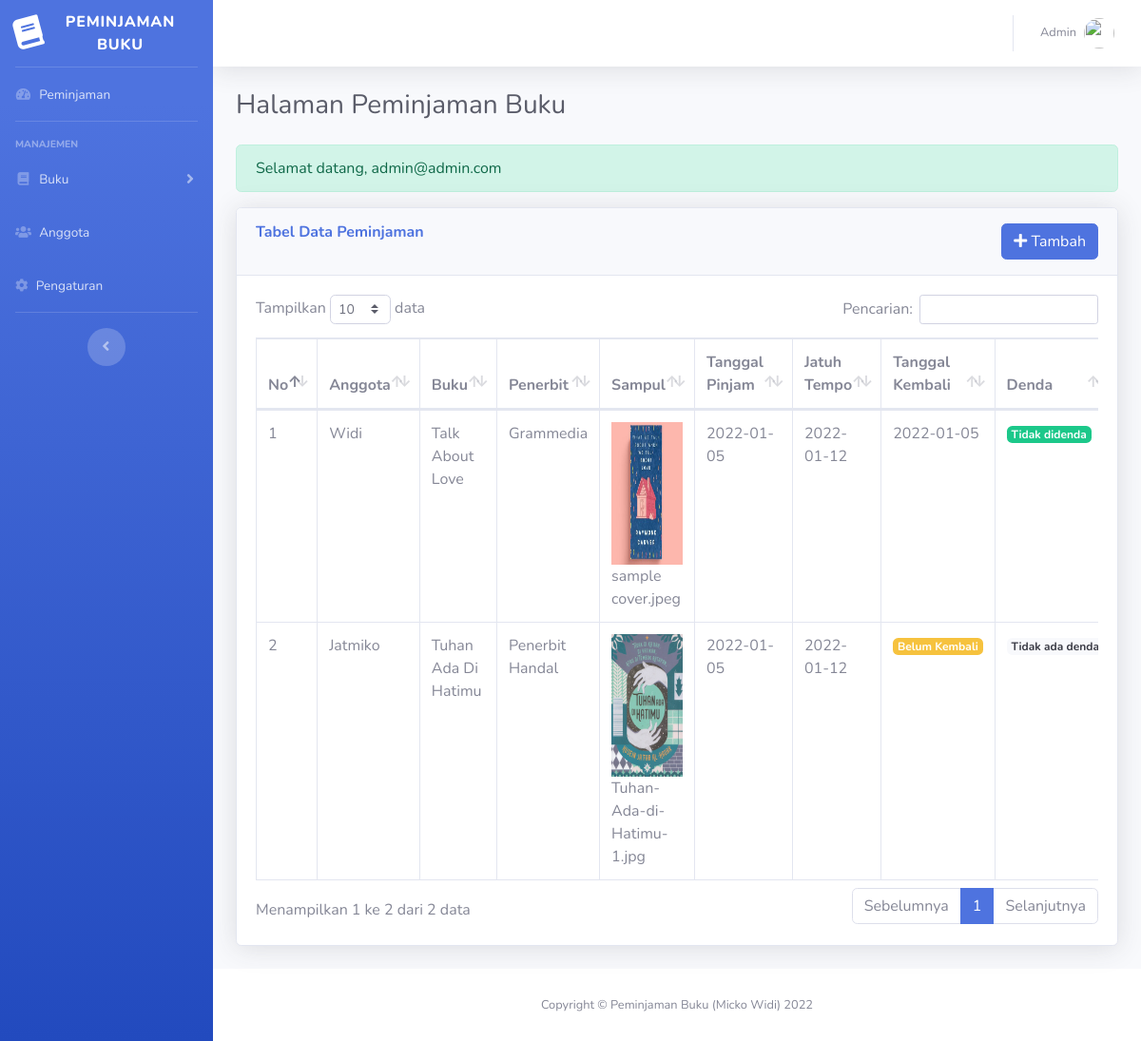
The page /view/peminjaman/index.php (signed in) on the database its author committed.
### tables this page shows
CREATE TABLE `peminjaman` (
  `id` int(11) NOT NULL,
  `id_member` int(11) DEFAULT NULL,
  `id_book` int(11) DEFAULT NULL,
  `borrow_date` date DEFAULT NULL,
  `return_date` date DEFAULT NULL,
  `returned_date` date DEFAULT NULL,
  `charge` int(11) DEFAULT NULL
);

CREATE TABLE `member` (
  `id` int(11) NOT NULL,
  `name` varchar(255) DEFAULT NULL,
  `id_number` varchar(255) DEFAULT NULL,
  `domicile` varchar(255) DEFAULT NULL,
  `datebirth` date DEFAULT NULL
);

CREATE TABLE `book` (
  `id` int(11) NOT NULL,
  `title` varchar(255) DEFAULT NULL,
  `author` varchar(255) DEFAULT NULL,
  `image` varchar(255) DEFAULT NULL,
  `id_publisher` int(11) DEFAULT NULL
);

CREATE TABLE `publisher` (
  `id` int(11) NOT NULL,
  `name` varchar(255) DEFAULT NULL
);

### view/peminjaman/index.php (the view, shortened to what this page needs)
<?php include('../header.php') ?>
<div class="container-fluid">
    <h1 class="h3 mb-4 text-gray-800">Halaman Peminjaman Buku</h1>
    <?php
        if (isset($_SESSION['status'])) {
            if ($_SESSION['status'] == 'success') {
                echo '<div class="alert alert-success" role="alert">'.$_SESSION['message'].'</div>';
            } else if ($_SESSION['status'] == 'failed') {
                echo '<div class="alert alert-danger" role="alert">'.$_SESSION['message'].'</div>';
            }
        }
    ?>
     <div class="card shadow mb-4">
        <div class="card-header py-3 d-flex justify-content-between">
            <h6 class="m-0 font-weight-bold text-primary">Tabel Data Peminjaman</h6>
            <a class="btn btn-primary" href="./add.php">
                <i class="fas fa-plus"></i> Tambah
            </a>
        </div>
        <div class="card-body">
            <div class="table-responsive">
                <table class="table table-bordered table-peminjaman" id="dataTable" width="100%" cellspacing="0">
                    <thead>
                        <tr>
                            <th>No</th>
                            <th>Anggota</th>
                            <th>Buku</th>
                            <th>Penerbit</th>
                            <th>Sampul</th>
                            <th>Tanggal Pinjam</th>
                            <th>Jatuh Tempo</th>
                            <th>Tanggal Kembali</th>
                            <th>Denda</th>
                        </tr>
                    </thead>
                    <tbody>
                    <?php
                      $i = 1;
                      $sql = "SELECT peminjaman.id AS id, member.name AS member, book.title AS book, book.image AS image, publisher.name AS publisher, peminjaman.borrow_date AS borrow_date, peminjaman.return_date AS return_date, peminjaman.returned_date AS returned_date, peminjaman.charge AS charge FROM peminjaman INNER JOIN member ON member.id = peminjaman.id_member INNER JOIN book ON book.id = peminjaman.id_book INNER JOIN publisher ON publisher.id = book.id_publisher";
                      $query = mysqli_query($connection, $sql);
                      while ($row = mysqli_fetch_array($query)) :
                    ?>
                        <tr>
                            <td><?= $i ?></td>
                            <td><?= $row['member'] ?></td>
                            <td><?= $row['book'] ?></td>
                            <td><?= $row['publisher'] ?></td>
                            <td>
                                <img src="../../public/image/book/<?= $row['image'] ?>" alt="<?= $row['book'] ?>" class="img-fluid" style="height: 150px;"><br>
                                <?= $row['image'] ?>
                            </td>
                            <td><?= $row['borrow_date'] ?></td>
                            <td><?= $row['return_date'] ?></td>
                            <td><?= $row['returned_date'] ? $row['returned_date'] : '<span class="badge badge-warning">Belum Kembali</span>' ?></td>
                            <td>
                                <?php if (!$row['returned_date']) : ?>
                                    <span class="badge badge-light">Tidak ada denda</span>
                                <?php endif ?>
                                <?php if ($row['returned_date']) : ?>
                                    <?php if (!$row['charge']) : ?>
                                        <span class="badge badge-success">Tidak didenda</span>
                                    <?php endif ?>
                                <?php endif ?>
                            </td>
                        </tr>
                    <?php $i++; endwhile ?>
                    </tbody>
                </table>
            </div>
        </div>
    </div>
</div>
<?php include('../footer.php') ?>

### view/header.php (shortened to what this page needs)
<!DOCTYPE html>
<html lang="en">
<head>
    <link href="../../public/library/fontawesome-free/css/all.min.css" rel="stylesheet" type="text/css">
    <link rel="stylesheet" href="../../public/library/datatables/dataTables.bootstrap4.min.css">
    <link href="../../public/library/select2/select2.min.css" rel="stylesheet" />
    <link href="../../public/library/sbadmin/css/sb-admin-2.min.css" rel="stylesheet">
</head>
<body id="page-top">
    <div id="wrapper">
    <?php include('../sidebar.php'); ?>
    <div id="content-wrapper" class="d-flex flex-column">
    <div id="content">
        <nav class="navbar navbar-expand navbar-light bg-white topbar mb-4 static-top shadow">
            <ul class="navbar-nav ml-auto">
                <li class="nav-item dropdown no-arrow">
                    <a class="nav-link dropdown-toggle" href="#" id="userDropdown" role="button"
                        data-toggle="dropdown" aria-haspopup="true" aria-expanded="false">
                        <span class="mr-2 d-none d-lg-inline text-gray-600 small">Admin</span>
                        <img class="img-profile rounded-circle"
                            src="../../public/image/profil.JPG">
                    </a>
                </li>
            </ul>
    </nav>

### view/sidebar.php (shortened to what this page needs)
<ul class="navbar-nav bg-gradient-primary sidebar sidebar-dark accordion" id="accordionSidebar">
<a class="sidebar-brand d-flex align-items-center justify-content-center" href="../peminjaman/index.php">
    <div class="sidebar-brand-icon rotate-n-15">
        <i class="fas fa-book"></i>
    </div>
    <div class="sidebar-brand-text mx-3">Peminjaman Buku</div>
</a>
<hr class="sidebar-divider my-0">
<li class="nav-item">
    <a class="nav-link" href="../peminjaman/index.php">
        <i class="fas fa-fw fa-tachometer-alt"></i>
        <span>Peminjaman</span></a>
</li>
<hr class="sidebar-divider">
<div class="sidebar-heading">
    Manajemen
</div>
<li class="nav-item">
    <a class="nav-link collapsed" href="#" data-toggle="collapse" data-target="#collapseTwo"
        aria-expanded="true" aria-controls="collapseTwo">
        <i class="fas fa-fw fa-book"></i>
        <span>Buku</span>
    </a>
</li>
<li class="nav-item">
    <a class="nav-link" href="../member/index.php">
        <i class="fas fa-users"></i>
        <span>Anggota</span></a>
</li>
<li class="nav-item">
    <a class="nav-link" href="#">
        <i class="fas fa-cog"></i>
        <span>Pengaturan</span></a>
</li>
<hr class="sidebar-divider d-none d-md-block">
<div class="text-center d-none d-md-inline">
    <button class="rounded-circle border-0" id="sidebarToggle"></button>
</div>
</ul>

### view/footer.php (shortened to what this page needs)
            </div>
            <footer class="sticky-footer bg-white">
                <div class="container my-auto">
                    <div class="copyright text-center my-auto">
                        <span>Copyright &copy; Peminjaman Buku (Micko Widi) <?= date('Y') ?></span>
                    </div>
                </div>
            </footer>
        </div>
    </div>
</body>
</html>

### rows shown on the page
peminjaman: id_member.name "Widi", id_book.title "Talk About Love", publisher.name "Grammedia", id_book.image (picture), id_book.image "sample cover.jpeg", borrow_date "2022-01-05", return_date "2022-01-12", returned_date "2022-01-05", charge "Tidak didenda"
peminjaman: id_member.name "Jatmiko", id_book.title "Tuhan Ada Di Hatimu", publisher.name "Penerbit Handal", id_book.image (picture), id_book.image "Tuhan-Ada-di-Hatimu-1.jpg", borrow_date "2022-01-05", return_date "2022-01-12", shows "Belum Kembali", shows "Tidak ada denda"

### other values the page prints
$_SESSION['message'] "Selamat datang, admin@admin.com"
